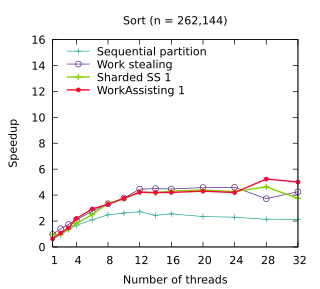

Write gnuplot code to recreate this figure.
set title "Sort (n = 262,144)"
set terminal pdf size 3.2,2.9
set output "./results/Sort_n___262,144.pdf"
set key on
set key top left Left reverse
set key samplen 2.5
set xrange [1:32]
set xtics (1, 4, 8, 12, 16, 20, 24, 28, 32)
set xlabel "Number of threads"
set yrange [0:16]
set ylabel "Speedup"
plot './results/Sort_n___262,144.dat' using 1:2 title "Sequential partition" pointsize 0.7 lw 1 pt 1 linecolor rgb "#24A793" with linespoints, \
  './results/Sort_n___262,144.dat' using 1:3 title "Work stealing" pointsize 0.7 lw 1 pt 6 linecolor rgb "#5B2182" with linespoints, \
  './results/Sort_n___262,144.dat' using 1:4 title "Sharded SS 1" pointsize 0.7 lw 2 pt 1 linecolor rgb "#80D000" with linespoints, \
  './results/Sort_n___262,144.dat' using 1:5 title "WorkAssisting 1" pointsize 0.4 lw 2 pt 7 linecolor rgb "#F40A35" with linespoints
